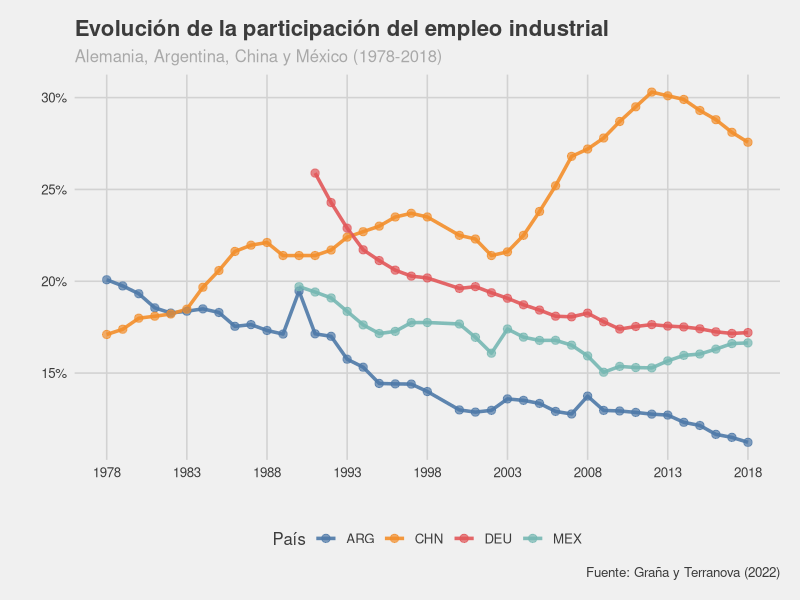

The R source for this figure:
library(tidyverse)
library(readxl)
library(ggthemes)

options(scipen = 999)

base <- read_xlsx(path = "Mod 3 - Econ Internacional/elaboracion_materiales/clase1/bases/total_e_industria.xlsx",
                  sheet = 'Sheet 1',
                  range = 'A1:AU1571')

base <- base %>% 
  select(Anio, País, Regiones.economicas, Ocup_TOTAL_ECONOMIA, Ocup_INDUSTRIA) %>% 
  
  filter(Anio >= 1978,
         Anio <= 2018,
         Anio != 1999    # faltan datos de china para el 99'
  ) %>% 
  
  mutate(across(
    c(Ocup_TOTAL_ECONOMIA, Ocup_INDUSTRIA), # en miles para estos países
    ~ case_when(
      País %in% c("DEU", "BEL", "DNK", "FIN", "MYS", "NDL", "GBR", "SWE") ~ .x * 1000,
      TRUE ~ .x
    ))
  ) %>%
  
  mutate(pp_empleo_industrial = Ocup_INDUSTRIA / Ocup_TOTAL_ECONOMIA)

############################
# ACÁ ARRANCA EL EJERCICIO #
############################

datos_filtrados <- base %>%
  filter(País %in% c("DEU", "ARG", "CHN", "MEX")) %>%

  arrange(País, Anio) # Se ordena para que no haya problemas con linease que van y vienen

ggplot(datos_filtrados, aes(x = Anio, y = pp_empleo_industrial, color = País, group = País)) +

  geom_line(linewidth = 1.2, alpha = 0.9) +
  
  # Sumamos puntos para enfatizar los datos disponibles
  geom_point(size = 2.5, alpha = 0.7) +
  
  scale_x_continuous(breaks = seq(from = 1978, to = 2018, by = 5)) +

  scale_y_continuous(labels = scales::percent_format(accuracy = 1)) +
  labs(
    title = "Evolución de la participación del empleo industrial",
    subtitle = "Alemania, Argentina, China y México (1978-2018)",
    x = "",
    y = "",
    caption = "Fuente: Graña y Terranova (2022)"
  ) +
  
  theme_fivethirtyeight() +
  
  scale_color_tableau() +
  
  theme(
    legend.position = "bottom",
    plot.title = element_text(face = "bold", size = 16),
    plot.subtitle = element_text(size = 12, color = "darkgrey"),
    axis.title = element_text(face = "bold"),
    panel.grid.minor = element_blank()
  )


# POR SI ALGUIEN SE ANIMA

# tabla auxiliar
#
# ultimos_puntos <- datos_filtrados %>%
#   group_by(País) %>%
#   filter(Anio == max(Anio)) %>%
#   ungroup()

# geom_text_repel(
#   data = ultimos_puntos,
#   aes(label = País),
#   direction = "y",          # Prioriza separación vertical
#   hjust = -0.2,             # Desplaza texto a la derecha
#   segment.size = 0.5,       # Grosor de la línea que conecta
#   nudge_x = 1,              # Empujar etiquetas a la derecha 
#   box.padding = 0.5,        # Espaciado alrededor de etiquetas
#   size = 4.5,               # Tamaño de texto
#   fontface = "bold"         # Texto en negrita
# ) +

# y cambiarle:

# theme(
#   legend.position = "none")

# scale_x_continuous(limits = c(min(datos_filtrados$Anio), max(datos_filtrados$Anio) + 3.5))